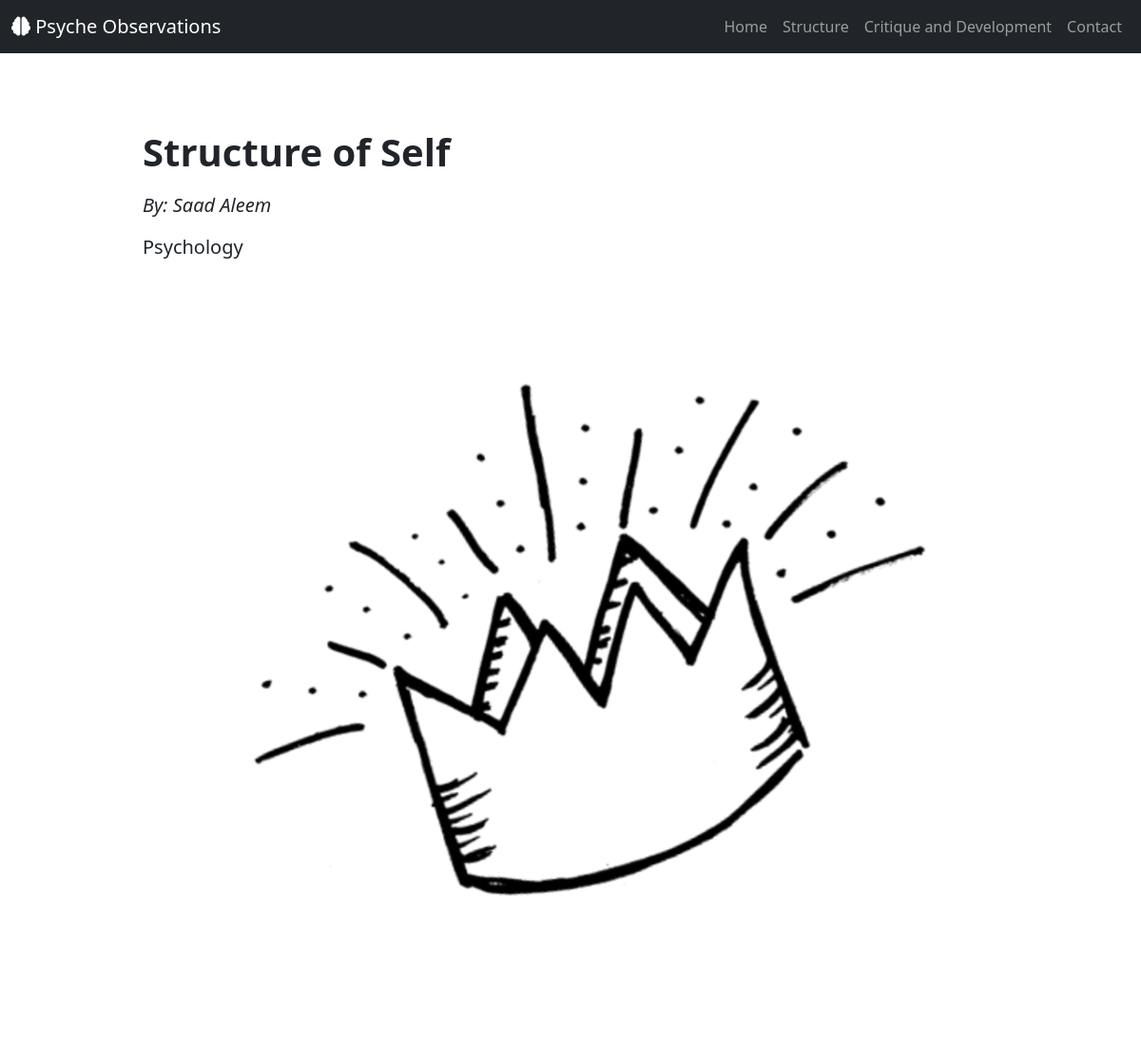
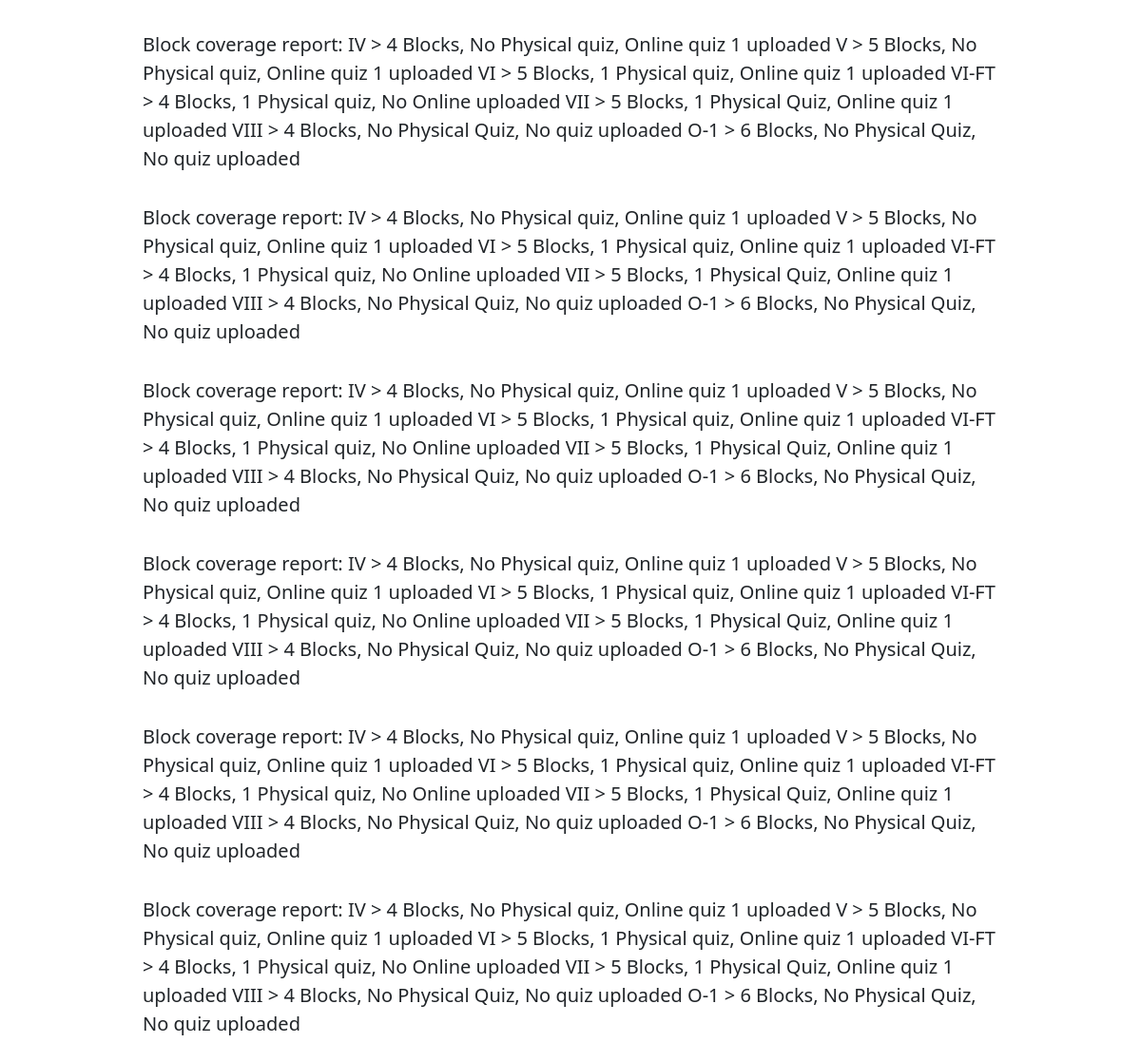
Screenshot of /critique/blogpost/2 with the database file from the repository (2 pictures, top to bottom).
### critique/models.py (models this page shows)
class develop(models.Model):
    article_id = models.AutoField
    article_topic = models.CharField(max_length=100, default='none')
    article_img = models.ImageField(upload_to='static/artimage/', default='static/artimage/123.jpg')
    article_category = models.CharField(max_length=50, choices=(('PSY','Psychology'), ('EDU','Educational Philosophy')), default='Psychology')
    writer_name = models.CharField(max_length=50, default='none')
    para1 = models.TextField(default='Para')
    para2 = models.TextField(default='Para')
    para3 = models.TextField(default='Para')
    para4 = models.TextField(default='Para')
    para5 = models.TextField(default='Para')
    para6 = models.TextField(default='Para')

### critique/views.py (the view)
# urls.py: path('/blogpost/<int:id>', views.blogpost, name='blogpost')
def blogpost(request, id):
    post = develop.objects.filter(id = id)[0]
    return render(request, 'critique/blog.html', {'post': post})

### critique/templates/critique/blog.html (shortened to what this page needs)
<!doctype html>
<html lang="en">
<head>
    <link href="https://cdn.jsdelivr.net/npm/bootstrap@5.1.1/dist/css/bootstrap.min.css" rel="stylesheet"
>
</head>
<body>
    <div class="main_header">
        <nav class="navbar navbar-expand-lg navbar-dark bg-dark">
            <div class="container-fluid">
                <a class="navbar-brand" href="#">
                    <i class="fas fa-brain"></i> Psyche Observations
                </a>
                <div class="collapse navbar-collapse" id="navbarSupportedContent">
                    <ul class="navbar-nav ms-auto mb-2 mb-lg-0">
                        <li class="nav-item">
                            <a class="nav-link" href="/">Home</a>
                        </li>
                        <li class="nav-item">
                            <a class="nav-link" href="/structure">Structure</a>
                        </li>
                        <li class="nav-item">
                            <a class="nav-link" href="/critique">Critique and Development</a>
                        </li>
                        <li class="nav-item">
                            <a class="nav-link" href="/contact">Contact</a>
                        </li>
                    </ul>
                </div>
            </div>
        </nav>
    </div>
    <div class="d-grid gap-3">
        <div class="p-2"></div>
        <div class="p-2"></div>
        <div class="p-2"></div>
    </div>
    <div class="mx-auto" style="width: 900px;">
        <article>
            <header class="mb-4">
                <h1 class="fw-bolder mb-1">{{post.article_topic}}</h1>
                <div class="d-grid gap-3">
                    <div class="p-2"></div>
                </div>
                <h5 class="fw-light mb-1 fst-italic">By: {{post.writer_name}}</h5>
                <div class="d-grid gap-3">
                    <div class="p-2"></div>
                </div>
                <h3 class="lead">{{post.get_article_category_display}}</h3>
            </header>
            <figure class="mb-4"><img class="img-fluid rounded" src="/{{post.article_img}}" alt="..." ></figure>
            <div class="d-grid gap-3">
                <div class="p-2"></div>
                <div class="p-2"></div>
                <div class="p-2"></div>
            </div>
            <section class="mb-5">
                <p class="lead">{{post.para1}}</p>
                <div class="d-grid gap-3">
                    <div class="p-2"></div>
                </div>
                <p class="lead">{{post.para2}}</p>
                <div class="d-grid gap-3">
                    <div class="p-2"></div>
                </div>
                <p class="lead">{{post.para3}}</p>
                <div class="d-grid gap-3">
                    <div class="p-2"></div>
                </div>
                <p class="lead">{{post.para4}}</p>
                <div class="d-grid gap-3">
                    <div class="p-2"></div>
                </div>
                <p class="lead">{{post.para5}}</p>
                <div class="d-grid gap-3">
                    <div class="p-2"></div>
                </div>
                <p class="lead">{{post.para6}}</p>
                <div class="d-grid gap-3">
                    <div class="p-2"></div>
                </div>
            </section>
        </article>
    </div>
</body>
</html>

### rows the page displays
develop: article_topic "Structure of Self", writer_name "Saad Aleem", article_category "Psychology", article_img (picture), para1 "Block coverage report: IV > 4 Blocks, No Physical quiz, Online quiz 1 uploaded V > 5 Blocks, No Physical quiz, Online quiz 1 uploaded VI > 5 Blocks, 1 Physical quiz, Online quiz 1 uploaded VI-FT > 4 Blocks, 1 Physical quiz, No Online uploaded VII > 5 Blocks, 1 Physical Quiz, Online quiz 1 uploaded VIII > 4 Blocks, No Physical Quiz, No quiz uploaded O-1 > 6 Blocks, No Physical Quiz, No quiz uploaded", para2 "Block coverage report: IV > 4 Blocks, No Physical quiz, Online quiz 1 uploaded V > 5 Blocks, No Physical quiz, Online quiz 1 uploaded VI > 5 Blocks, 1 Physical quiz, Online quiz 1 uploaded VI-FT > 4 Blocks, 1 Physical quiz, No Online uploaded VII > 5 Blocks, 1 Physical Quiz, Online quiz 1 uploaded VIII > 4 Blocks, No Physical Quiz, No quiz uploaded O-1 > 6 Blocks, No Physical Quiz, No quiz uploaded", para3 "Block coverage report: IV > 4 Blocks, No Physical quiz, Online quiz 1 uploaded V > 5 Blocks, No Physical quiz, Online quiz 1 uploaded VI > 5 Blocks, 1 Physical quiz, Online quiz 1 uploaded VI-FT > 4 Blocks, 1 Physical quiz, No Online uploaded VII > 5 Blocks, 1 Physical Quiz, Online quiz 1 uploaded VIII > 4 Blocks, No Physical Quiz, No quiz uploaded O-1 > 6 Blocks, No Physical Quiz, No quiz uploaded", para4 "Block coverage report: IV > 4 Blocks, No Physical quiz, Online quiz 1 uploaded V > 5 Blocks, No Physical quiz, Online quiz 1 uploaded VI > 5 Blocks, 1 Physical quiz, Online quiz 1 uploaded VI-FT > 4 Blocks, 1 Physical quiz, No Online uploaded VII > 5 Blocks, 1 Physical Quiz, Online quiz 1 uploaded VIII > 4 Blocks, No Physical Quiz, No quiz uploaded O-1 > 6 Blocks, No Physical Quiz, No quiz uploaded", para5 "Block coverage report: IV > 4 Blocks, No Physical quiz, Online quiz 1 uploaded V > 5 Blocks, No Physical quiz, Online quiz 1 uploaded VI > 5 Blocks, 1 Physical quiz, Online quiz 1 uploaded VI-FT > 4 Blocks, 1 Physical quiz, No Online uploaded VII > 5 Blocks, 1 Physical Quiz, Online quiz 1 uploaded VIII > 4 Blocks, No Physical Quiz, No quiz uploaded O-1 > 6 Blocks, No Physical Quiz, No quiz uploaded", para6 "Block coverage report: IV > 4 Blocks, No Physical quiz, Online quiz 1 uploaded V > 5 Blocks, No Physical quiz, Online quiz 1 uploaded VI > 5 Blocks, 1 Physical quiz, Online quiz 1 uploaded VI-FT > 4 Blocks, 1 Physical quiz, No Online uploaded VII > 5 Blocks, 1 Physical Quiz, Online quiz 1 uploaded VIII > 4 Blocks, No Physical Quiz, No quiz uploaded O-1 > 6 Blocks, No Physical Quiz, No quiz uploaded"
